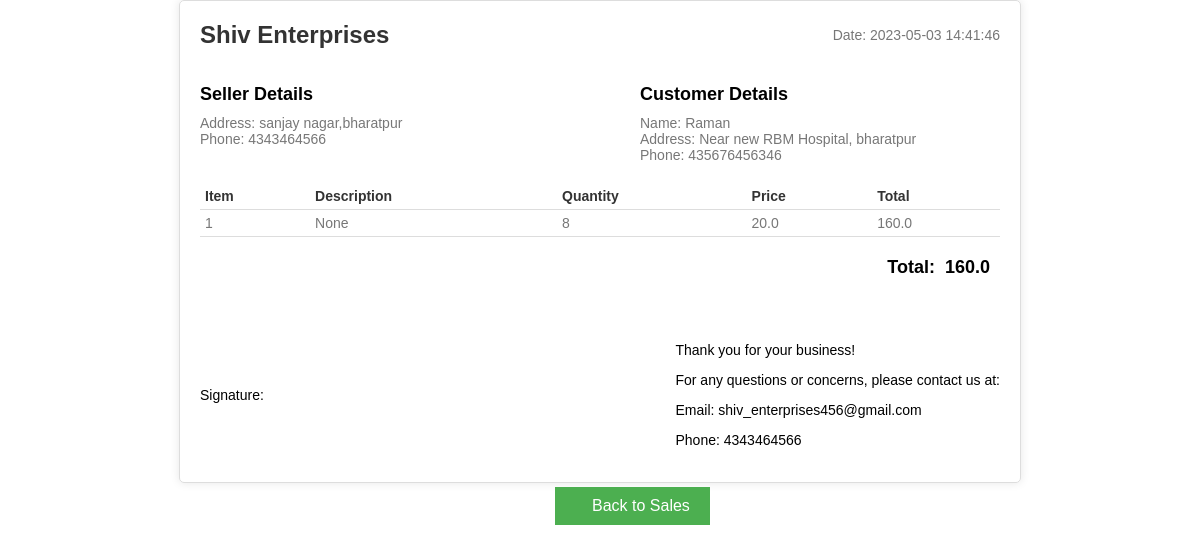
The page /printbill/2 (signed in) on the database its author committed.
### tables this page shows
CREATE TABLE seller
				(
					id INTEGER primary key,
					username TEXT,
					password TEXT,
					seller_name TEXT,
					mob_no TEXT,
					email TEXT,
					shop_name TEXT,
					address TEXT,
					register_date TEXT
				);

CREATE TABLE sales
				(
					id INTEGER primary key,
					seller_id INTEGER,
					customer_name TEXT,
					cus_mob TEXT,
					cus_email TEXT,
					cus_address TEXT,
					product TEXT,
					quantity INTEGER,
					price REAL,
					totle_amount Real,
					sale_date TEXT
				);

### app.py (the view)
@app.route('/printbill/<int:sale_id>')
def printbill(sale_id):
	msg = True
	conn = sqlite3.connect('Database.db')
	cur = conn.cursor()
	cur.execute("SELECT * FROM sales WHERE id=?",(sale_id,))
	sales_data = cur.fetchall()
	cur.close()
	conn = sqlite3.connect('Database.db')
	cur = conn.cursor()
	cur.execute("SELECT shop_name,address,mob_no,email FROM seller WHERE id=?",(sales_data[0][1],))
	seller = cur.fetchall()
	cur.close()
	customer_detail = [sales_data[0][2], sales_data[0][5], sales_data[0][3], sales_data[0][10]]
	product_detail = [sales_data[0][6], sales_data[0][7], sales_data[0][8], sales_data[0][9]]
	seller_detail = [seller[0][0], seller[0][1], seller[0][2], seller[0][3]]
	return render_template('bill_template.html', customer_detail=customer_detail, seller_detail=seller_detail, product_detail=product_detail)

### templates/bill_template.html (shortened to what this page needs)
<!DOCTYPE html>
<html>
<head>
</head>
<body>
  <div class="container">
    <div class="header">
      <div class="logo">{{seller_detail[0]}}</div>
      <div class="date">Date: {{customer_detail[3]}}</div>
    </div>
    <div class="details">
      <div class="seller">
        <h2>Seller Details</h2>
        <p>Address: {{seller_detail[1]}}</p>
        <p>Phone: {{seller_detail[2]}}</p>
    </div>
        <div class="customer">
      <h2>Customer Details</h2>
      <p>Name: {{customer_detail[0]}}</p>
      <p>Address: {{customer_detail[1]}}</p>
      <p>Phone: {{customer_detail[2]}}</p>
    </div>
  </div>
  <table class="items">
    <thead>
      <tr>
        <th>Item</th>
        <th>Description</th>
        <th>Quantity</th>
        <th>Price</th>
        <th>Total</th>
      </tr>
    </thead>
    <tbody>
      <tr>
        <td>1</td>
        <td>{{product_detail[0]}}</td>
        <td>{{product_detail[1]}}</td>
        <td>{{product_detail[2]}}</td>
        <td>{{product_detail[3]}}</td>
      </tr>
    </tbody>
  </table>
  <div class="total">
    <span>Total:</span>
    <span>{{product_detail[3]}}</span>
  </div>
  <div class="footer">
    <div class="signature-box">
      <div class="signature-label">Signature:</div>
    </div>
    <div class="contact">
      <p>Thank you for your business!</p>
      <p>For any questions or concerns, please contact us at:</p>
      <p>Email: {{seller_detail[3]}}</p>
      <p>Phone: {{seller_detail[2]}}</p>
    </div>
  </div>
</div>
  <div>
    <button class="print-button" onclick="window.print()">Print</button>
    <a class="back-button" href="/my_sales">Back to Sales</a>
  </div>
</body>
</html>

### templates/bill_template.html (style rules this page uses)
body { font-family: Arial, sans-serif; font-size: 14px; margin: 0; padding: 0; }
.container { max-width: 800px; margin: 0 auto; padding: 20px; border: 1px solid #ddd; border-radius: 5px; box-shadow: 0 0 10px rgba(0,0,0,0.1); }
.header { display: flex; justify-content: space-between; align-items: center; margin-bottom: 20px; }
.logo { font-weight: bold; font-size: 24px; color: #333; }
.date { font-size: 14px; color: #777; }
.details { display: flex; justify-content: space-between; margin-bottom: 20px; }
.seller, .customer { flex-basis: 45%; }
.seller h2, .customer h2 { font-size: 18px; font-weight: bold; margin-bottom: 10px; }
.seller p, .customer p { font-size: 14px; color: #777; margin: 0; }
.items { width: 100%; border-collapse: collapse; margin-bottom: 20px; }
.items th { font-weight: bold; font-size: 14px; color: #333; text-align: left; padding: 5px; border-bottom: 1px solid #ddd; }
.items td { font-size: 14px; color: #777; padding: 5px; border-bottom: 1px solid #ddd; }
.total { display: flex; justify-content: flex-end; align-items: center; font-size: 18px; font-weight: bold; }
.total span { margin-right: 10px; }
.footer { margin-top: 50px; display: flex; justify-content: space-between; align-items: center; }
.print-button { background-color: #4CAF50; color: white; padding: 10px 20px; border: none; text-align: center; text-decoration: none; display: inline-block; font-size: 16px; margin: 4px 2px; cursor: pointer; position: fixed; right: 570px; }
.back-button { background-color: #4CAF50; color: white; padding: 10px 20px; border: none; text-align: center; text-decoration: none; display: inline-block; font-size: 16px; margin: 4px 2px; cursor: pointer; position: fixed; left: 570px; }

### rows shown on the page
seller: shop_name "Shiv Enterprises", address "sanjay nagar,bharatpur", mob_no "4343464566", email "shiv_enterprises456@gmail.com"
sales: sale_date "2023-05-03 14:41:46", customer_name "Raman", cus_address "Near new RBM Hospital, bharatpur", cus_mob "435676456346", price "20.0", totle_amount "160.0"

### other values the page prints
{{ product_detail[0] }} "None"
{{ product_detail[1] }} "8"
